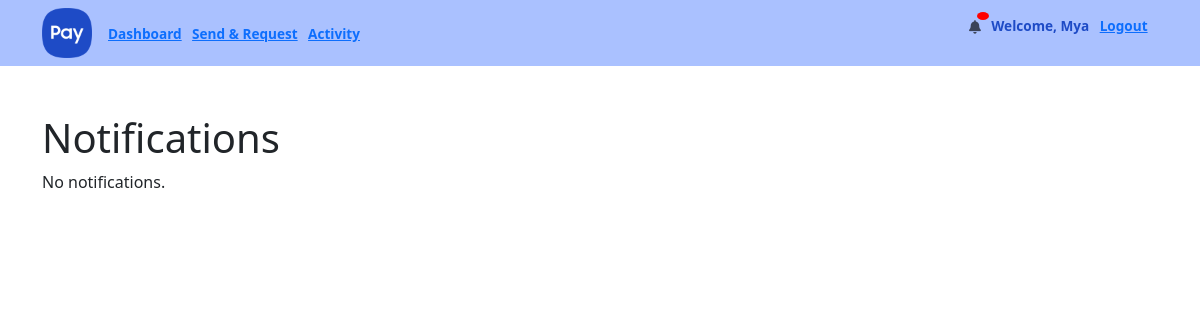
Before: /webapps2024/notifications/notification_list/ (signed in) with the older database file.
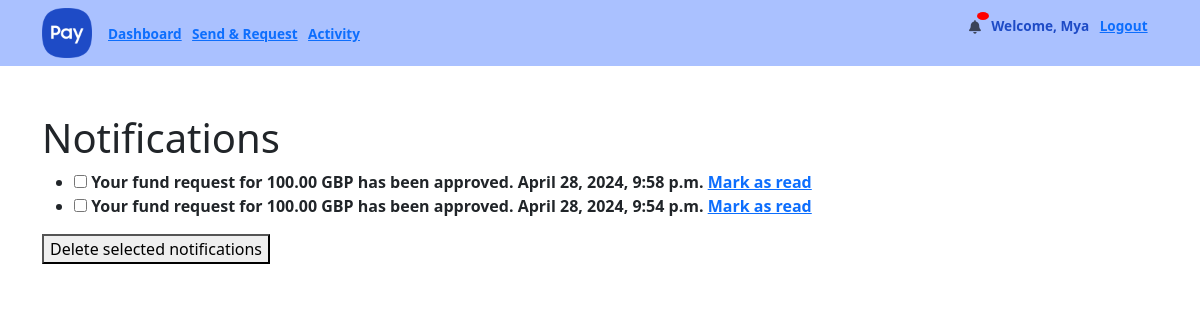
After: the same page with the newer database file.
### notifications/models.py (models this page shows, shortened)
class Notification(models.Model):
    objects = None
    recipient = models.ForeignKey(User, on_delete=models.CASCADE)
    message = models.CharField(max_length=255)
    timestamp = models.DateTimeField(auto_now_add=True)
    is_read = models.BooleanField(default=False)
    class Meta:
        ordering = ['-timestamp']

### notifications/views.py (the view)
# urls.py: path("notification_list/", views.notification_list, name="notification_list"),
@login_required(login_url='login')
def notification_list(request):
    notifications = list(Notification.objects.filter(recipient=request.user).order_by('-timestamp'))
    context = {'notifications': notifications}
    return render(request, 'notifications/notification_list.html', context)

### templates/notifications/notification_list.html (shortened to what this page needs)
{% extends 'main/base.html' %}
{% block content %}
<h1>Notifications</h1>
{% if notifications %}
<form id="notification-form" method="post" action="{% url 'notifications:notification_delete_multiple' %}">
    <ul>
        {% for notification in notifications %}
        <li{% if not notification.is_read %} class="unread"{% endif %}>
        <input type="checkbox" name="selected_notifications" value="{{ notification.id }}" id="checkbox_{{ notification.id }}">
        <label for="checkbox_{{ notification.id }}">
            <strong>{{ notification.message }}</strong>
            <span class="timestamp">{{ notification.timestamp }}</span>
        </label>
        {% if not notification.is_read %}
        <a href="{% url 'notifications:notification_mark_read' notification.pk %}">Mark as read</a>
        {% else %}
        <span class="read">Read</span>
        {% endif %}
        </li>
        {% endfor %}
    </ul>
    <button type="submit">Delete selected notifications</button>
</form>
{% else %}
<p>No notifications.</p>
{% endif %}
{% endblock %}

Changed rows visible on the page:
added Notification: message "Your fund request for 100.00 GBP has been approved.", timestamp "April 28, 2024, 9:58 p.m.", is_read "Mark as read"
added Notification: message "Your fund request for 100.00 GBP has been approved.", timestamp "April 28, 2024, 9:54 p.m.", is_read "Mark as read"
Other visible differences:
text no longer shown: "No notifications."
text now shown: "Delete selected notifications"
